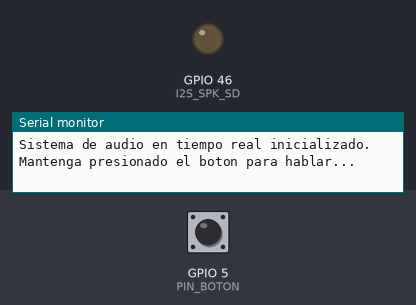
Bench run of a sketch on a simulated ESP32. Shown: output pins drawn as LEDs (lit = HIGH), the last lines printed to the serial monitor. The inputs (shaded band) are chosen by the test bench; at power-on: GPIO 5 (PIN_BOTON) HIGH. I2S audio is not simulated (input reads silence).

Above: at 1.2 s.
1.3 s: GPIO 5 (PIN_BOTON) pulled LOW for 0.15 s
At 1.45 s:
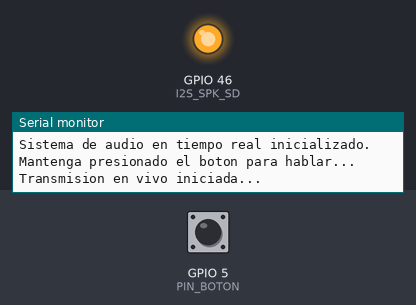
3.0 s: GPIO 5 (PIN_BOTON) pulled LOW for 3.2 s
At 7.7 s:
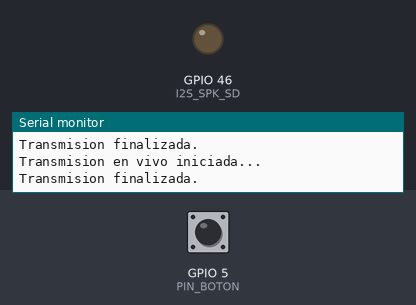
Timing chart, 0 to 9.2 s (numbered marks = the images above; inputs shaded):
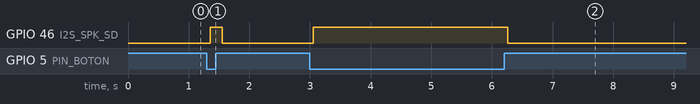

Measured:
- after the input at 1.3 s, GPIO 46 (I2S_SPK_SD): LOW → HIGH after 0.06 s, → LOW 0.20 s later
- after the input at 3.0 s, GPIO 46 (I2S_SPK_SD): LOW → HIGH after 0.06 s, → LOW 3.2 s later

The sketch:

normal.ino
```cpp
#include <Arduino.h>
#include <stdint.h>
#include <stddef.h>
#include "driver/i2s.h"

// ============================================================================
// DEFINICIÓN DE PINES Y CONSTANTES
// ============================================================================
#define PIN_BOTON 5

// Pines I2S para el micrófono (INMP441)
#define I2S_MIC_BCLK 18
#define I2S_MIC_LRC  17
#define I2S_MIC_DIN  15

// Pines I2S para el altavoz (MAX98357A)
#define I2S_SPK_BCLK 3
#define I2S_SPK_LRC  8
#define I2S_SPK_DOUT 16
#define I2S_SPK_SD   46   // Pin de Shutdown para el amplificador

const uint32_t TASA_MUESTREO = 16000;
const uint32_t BITS_POR_MUESTRA = 16;

// Tamaño del bloque de procesamiento (chunk).
// Un tamaño pequeño (ej. 512 muestras) reduce el retardo (latencia) entre
// que hablas y escuchas, pero exige que el bucle procese más rápido.
const size_t MUESTRAS_POR_BLOQUE = 512;
const size_t TAMANO_BLOQUE_BYTES = MUESTRAS_POR_BLOQUE * (BITS_POR_MUESTRA / 8);

// Buffer estático asignado en la memoria RAM interna (SRAM).
// No usamos memoria dinámica (malloc) para garantizar estabilidad continua.
int16_t buffer_audio_tiempo_real[MUESTRAS_POR_BLOQUE];

// ============================================================================
// DECLARACIÓN DE FUNCIONES MODULARES
// ============================================================================
void configurar_pines();
void configurar_microfono_i2s();
void configurar_altavoz_i2s();
void procesar_audio_tiempo_real();

// ============================================================================
// CONFIGURACIÓN INICIAL (SETUP)
// ============================================================================
void setup() {
    Serial.begin(115200);

    configurar_pines();
    configurar_microfono_i2s();
    configurar_altavoz_i2s();

    Serial.println("Sistema de audio en tiempo real inicializado.");
    Serial.println("Mantenga presionado el boton para hablar...");
}

// ============================================================================
// BUCLE PRINCIPAL (LOOP)
// ============================================================================
void loop() {
    if (digitalRead(PIN_BOTON) == LOW) {
        delay(50); // Filtro simple de rebote mecánico (debounce)

        // Confirmar que fue una pulsación real y no ruido eléctrico
        if (digitalRead(PIN_BOTON) == LOW) {
            // Entrar a la rutina de procesamiento continuo
            procesar_audio_tiempo_real();
        }
    }

    // Un pequeño retardo para no saturar el procesador cuando está en reposo
    delay(10);
}

// ============================================================================
// IMPLEMENTACIÓN DE FUNCIONES
// ============================================================================

void configurar_pines() {
    pinMode(PIN_BOTON, INPUT_PULLUP);

    // Configurar el pin de apagado (Shutdown) del amplificador. LOW = Apagado.
    pinMode(I2S_SPK_SD, OUTPUT);
    digitalWrite(I2S_SPK_SD, LOW);
}

void configurar_microfono_i2s() {
    i2s_config_t configuracion_i2s_rx = {
        .mode = (i2s_mode_t)(I2S_MODE_MASTER | I2S_MODE_RX),
        .sample_rate = TASA_MUESTREO,
        .bits_per_sample = (i2s_bits_per_sample_t)BITS_POR_MUESTRA,
        .channel_format = I2S_CHANNEL_FMT_ONLY_LEFT,
        .communication_format = I2S_COMM_FORMAT_STAND_I2S,
        .intr_alloc_flags = 0,
        .dma_buf_count = 8,
        .dma_buf_len = 256 // Buffers DMA pequeños para baja latencia
    };

    i2s_pin_config_t configuracion_pines_rx = {
        .bck_io_num = I2S_MIC_BCLK,
        .ws_io_num = I2S_MIC_LRC,
        .data_out_num = I2S_PIN_NO_CHANGE,
        .data_in_num = I2S_MIC_DIN
    };

    i2s_driver_install(I2S_NUM_0, &configuracion_i2s_rx, 0, NULL);
    i2s_set_pin(I2S_NUM_0, &configuracion_pines_rx);
}

void configurar_altavoz_i2s() {
    i2s_config_t configuracion_i2s_tx = {
        .mode = (i2s_mode_t)(I2S_MODE_MASTER | I2S_MODE_TX),
        .sample_rate = TASA_MUESTREO,
        .bits_per_sample = (i2s_bits_per_sample_t)BITS_POR_MUESTRA,
        .channel_format = I2S_CHANNEL_FMT_ONLY_LEFT,
        .communication_format = I2S_COMM_FORMAT_STAND_I2S,
        .intr_alloc_flags = 0,
        .dma_buf_count = 8,
        .dma_buf_len = 256 // Buffers DMA pequeños para baja latencia
    };

    i2s_pin_config_t configuracion_pines_tx = {
        .bck_io_num = I2S_SPK_BCLK,
        .ws_io_num = I2S_SPK_LRC,
        .data_out_num = I2S_SPK_DOUT,
        .data_in_num = I2S_PIN_NO_CHANGE
    };

    i2s_driver_install(I2S_NUM_1, &configuracion_i2s_tx, 0, NULL);
    i2s_set_pin(I2S_NUM_1, &configuracion_pines_tx);
}

void procesar_audio_tiempo_real() {
    Serial.println("Transmision en vivo iniciada...");

    // 1. Encender el amplificador
    digitalWrite(I2S_SPK_SD, HIGH);
    delay(20); // Esperar estabilización de corriente para evitar chasquido inicial

    size_t bytes_leidos = 0;
    size_t bytes_escritos = 0;

    // 2. Bucle de procesamiento de señal (Signal Processing Loop)
    // Se ejecuta ininterrumpidamente mientras el botón siga presionado
    while (digitalRead(PIN_BOTON) == LOW) {

        // Paso A: Capturar un fragmento de sonido del bus DMA del micrófono
        i2s_read(I2S_NUM_0, buffer_audio_tiempo_real, TAMANO_BLOQUE_BYTES, &bytes_leidos, portMAX_DELAY);

        // Opcional: Aquí se podría aplicar DSP (filtros, ganancias, etc.)
        // iterando sobre buffer_audio_tiempo_real mediante un bucle for.

        // Paso B: Inyectar el mismo fragmento al bus DMA del altavoz
        i2s_write(I2S_NUM_1, buffer_audio_tiempo_real, bytes_leidos, &bytes_escritos, portMAX_DELAY);
    }

    // 3. Secuencia de apagado limpio al soltar el botón
    Serial.println("Transmision finalizada.");

    // Limpiar el DMA del altavoz con ceros para evitar el zumbido residual (Offset DC)
    i2s_zero_dma_buffer(I2S_NUM_1);

    // Retardo necesario para que los ceros viajen hasta el chip amplificador
    delay(50);

    // Apagar el amplificador físicamente
    digitalWrite(I2S_SPK_SD, LOW);
}
```
